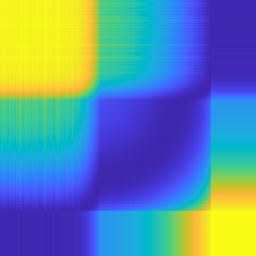
#> input picture data/pv_fault/gasf_images/crack/crack_00033_GASF.png, 256 x 256 px; its folder holds only this picture in this run
$ python inspect_pv_fault.py
#> lines starting #> are read from the running program, lines starting #| are printed output that depends on the picture
### src/utilities/config.py
"""
PVision AI: Central Configuration Module
Handles project paths, dataset schemas, labels, image properties, and constants.
"""

from pathlib import Path
import os

class Config:
    """Central configuration class for PVision AI."""

    # Automatically resolve project root
    # Supports running from PVision_AI or from root workspace (d:\SolarPredict)
    _CURRENT_FILE = Path(__file__).resolve()
    # If this file is in .../PVision_AI/src/utilities/config.py
    SRC_DIR = _CURRENT_FILE.parent.parent
    PROJECT_ROOT = SRC_DIR.parent

    # Check if PVision_AI is a subdirectory of current working directory or vice versa
    if PROJECT_ROOT.name != "PVision_AI" and (PROJECT_ROOT / "PVision_AI").is_dir():
        PROJECT_ROOT = PROJECT_ROOT / "PVision_AI"
        SRC_DIR = PROJECT_ROOT / "src"

    # Core Directories
    DATA_DIR = PROJECT_ROOT / "data"
    PV_FAULT_DATA_DIR = DATA_DIR / "pv_fault"
    SOLAR_GEN_DATA_DIR = DATA_DIR / "solar_generation"

    NOTEBOOKS_DIR = PROJECT_ROOT / "notebooks"
    MODELS_DIR = PROJECT_ROOT / "models"
    OUTPUTS_DIR = PROJECT_ROOT / "outputs"
    FIGURES_DIR = OUTPUTS_DIR / "figures"
    METRICS_DIR = OUTPUTS_DIR / "metrics"
    PREDICTIONS_DIR = OUTPUTS_DIR / "predictions"
    APP_DIR = PROJECT_ROOT / "app"

    # PV Fault Dataset Configuration
    PV_FAULT_CLASSES = [
        "crack",
        "global_aging",
        "hotspot",
        "normal",
        "partial_aging",
        "shading",
        "short_circuit"
    ]
    NUM_CLASSES = len(PV_FAULT_CLASSES)
    CLASS_TO_IDX = {cls_name: idx for idx, cls_name in enumerate(PV_FAULT_CLASSES)}
    IDX_TO_CLASS = {idx: cls_name for idx, cls_name in enumerate(PV_FAULT_CLASSES)}

    # Image Modalities
    MODALITIES = ["gasf_images", "iv_images"]
    EXPECTED_IMAGE_EXTS = {".png", ".jpg", ".jpeg"}

    # Image Dimensions
    GASF_RAW_SIZE = (256, 256)
    IV_RAW_SIZE = (1343, 808)
    MODEL_INPUT_SIZE = (224, 224)  # Standard input resolution for CNNs

    # Solar Generation Dataset Configuration
    CSV_FILES = {
        "plant1_generation": "Plant_1_Generation_Data.csv",
        "plant1_weather": "Plant_1_Weather_Sensor_Data.csv",
        "plant2_generation": "Plant_2_Generation_Data.csv",
        "plant2_weather": "Plant_2_Weather_Sensor_Data.csv"
    }

    DATETIME_FORMATS = {
        "Plant_1_Generation_Data.csv": "%d-%m-%Y %H:%M",
        "Plant_1_Weather_Sensor_Data.csv": "%Y-%m-%d %H:%M:%S",
        "Plant_2_Generation_Data.csv": "%Y-%m-%d %H:%M:%S",
        "Plant_2_Weather_Sensor_Data.csv": "%Y-%m-%d %H:%M:%S"
    }

    # Features
    GENERATION_FEATURES = ["DC_POWER", "AC_POWER", "DAILY_YIELD", "TOTAL_YIELD"]
    WEATHER_FEATURES = ["AMBIENT_TEMPERATURE", "MODULE_TEMPERATURE", "IRRADIATION"]
    TARGET_POWER = "AC_POWER"

    # Reproducibility
    RANDOM_SEED = 42

    @classmethod
    def ensure_directories(cls):
        """Ensure all standard output and project directories exist."""
        for path in [
            cls.DATA_DIR,
            cls.PV_FAULT_DATA_DIR,
            cls.SOLAR_GEN_DATA_DIR,
            cls.NOTEBOOKS_DIR,
            cls.MODELS_DIR,
            cls.OUTPUTS_DIR,
            cls.FIGURES_DIR,
            cls.METRICS_DIR,
            cls.PREDICTIONS_DIR,
            cls.APP_DIR,
        ]:
            path.mkdir(parents=True, exist_ok=True)


config = Config()

### src/utilities/logger.py
"""
PVision AI: Logging Utility
Provides formatted logging output for terminal and file.
"""

import logging
import sys
from pathlib import Path
from src.utilities.config import config

def get_logger(name: str = "PVision_AI", log_file: str = "pvision_ai.log") -> logging.Logger:
    """Creates or retrieves a configured logger instance."""
    logger = logging.getLogger(name)
    if logger.handlers:
        return logger

    logger.setLevel(logging.INFO)
    formatter = logging.Formatter(
        "[%(asctime)s] [%(levelname)s] [%(name)s]: %(message)s",
        datefmt="%Y-%m-%d %H:%M:%S"
    )

    # Console Handler
    console_handler = logging.StreamHandler(sys.stdout)
    console_handler.setFormatter(formatter)
    logger.addHandler(console_handler)

    # File Handler
    try:
        config.ensure_directories()
        log_path = config.OUTPUTS_DIR / log_file
        file_handler = logging.FileHandler(log_path, encoding="utf-8")
        file_handler.setFormatter(formatter)
        logger.addHandler(file_handler)
    except Exception:
        pass

    return logger

### src/data/inspect_pv_fault.py
"""
PVision AI: PV Fault Dataset Inspector
Performs in-depth analysis on PV fault image datasets (GASF and I-V curves):
- Image discovery and file identification
- Label and class verification
- Sample counting and class distribution analysis
- Missing sequence file detection and corruption verification
- Duplicate image detection via cryptographic hashing (MD5)
- Automated summary export (JSON) and distribution visualization (PNG)
"""

import os
import sys
import hashlib
import json
import re
from pathlib import Path
from typing import Dict, Any, List, Optional
from collections import defaultdict
from PIL import Image
import matplotlib.pyplot as plt

# Handle imports when run directly or as a module
try:
    from src.utilities.config import config
    from src.utilities.logger import get_logger
except ImportError:
    # If run from within src/data or direct path
    project_root = Path(__file__).resolve().parent.parent.parent
    sys.path.insert(0, str(project_root))
    from src.utilities.config import config
    from src.utilities.logger import get_logger

logger = get_logger("PV_Fault_Inspector")


class PVFaultInspector:
    """Inspector for Photovoltaic Fault Image Datasets."""

    def __init__(self, data_dir: Optional[Path] = None):
        self.data_dir = Path(data_dir) if data_dir else config.PV_FAULT_DATA_DIR
        self.expected_classes = config.PV_FAULT_CLASSES
        self.modalities = config.MODALITIES
        self.summary_report: Dict[str, Any] = {}

    def inspect(self, check_duplicates: bool = True, max_duplicate_samples: Optional[int] = None) -> Dict[str, Any]:
        """
        Executes full inspection workflow.

        Args:
            check_duplicates: Whether to compute MD5 hashes for duplicate detection.
            max_duplicate_samples: Optional cap on files checked for duplicate hashing.
        """
        logger.info(f"Starting PV Fault Dataset Inspection at: {self.data_dir}")
        config.ensure_directories()

        if not self.data_dir.exists():
            logger.error(f"PV Fault directory does not exist: {self.data_dir}")
            return {"error": f"Directory not found: {self.data_dir}"}

        modalities_found = [m for m in self.modalities if (self.data_dir / m).is_dir()]
        if not modalities_found:
            # Check if classes are directly in data_dir (flat structure)
            direct_classes = [c for c in self.expected_classes if (self.data_dir / c).is_dir()]
            if direct_classes:
                modalities_found = ["."]
            else:
                logger.warning(f"No standard modalities or classes found in {self.data_dir}")

        logger.info(f"Found modalities/directories to inspect: {modalities_found}")

        overall_summary = {
            "dataset_path": str(self.data_dir),
            "modalities_inspected": modalities_found,
            "total_images": 0,
            "modality_reports": {}
        }

        total_images_all = 0

        for modality in modalities_found:
            mod_path = self.data_dir if modality == "." else self.data_dir / modality
            mod_report = self._inspect_modality(
                modality_name=modality,
                modality_path=mod_path,
                check_duplicates=check_duplicates,
                max_samples=max_duplicate_samples
            )
            overall_summary["modality_reports"][modality] = mod_report
            total_images_all += mod_report["total_images"]

        overall_summary["total_images"] = total_images_all
        self.summary_report = overall_summary

        # Export outputs
        self._export_summary_json()
        self._generate_visualizations()
        self._print_console_summary()

        return overall_summary

    def _inspect_modality(
        self,
        modality_name: str,
        modality_path: Path,
        check_duplicates: bool = True,
        max_samples: Optional[int] = None
    ) -> Dict[str, Any]:
        """Inspects an individual modality folder (e.g., gasf_images or iv_images)."""
#> called with modality_name = 'gasf_images', check_duplicates = True, max_samples = 2000
        logger.info(f"--- Inspecting Modality: {modality_name} ---")

        classes_found = []
        class_counts = {}
        missing_classes = []
        unexpected_classes = []
        image_properties = defaultdict(set)
        corrupted_files = []
        missing_sequence_files = {}

        # 1. Class Discovery
        subdirs = [d.name for d in modality_path.iterdir() if d.is_dir()]
        for exp_cls in self.expected_classes:
            if exp_cls in subdirs:
                classes_found.append(exp_cls)
            else:
                missing_classes.append(exp_cls)

        for d in subdirs:
            if d not in self.expected_classes:
                unexpected_classes.append(d)

        # 2. File and Sample Inspection
        total_modality_images = 0
        file_list = []
        sample_indices_per_class = defaultdict(list)

        for cls_name in classes_found:
            cls_dir = modality_path / cls_name
            cls_files = [f for f in cls_dir.iterdir() if f.is_file() and f.suffix.lower() in config.EXPECTED_IMAGE_EXTS]
            count = len(cls_files)
            class_counts[cls_name] = count
            total_modality_images += count

            # Extract sequence numbers from filenames if pattern matches (e.g. crack_00001_GASF.png)
            extracted_indices = []
            for f in cls_files:
                file_list.append((f, cls_name))
                # Search for digits in filename
                match = re.search(r"(\d+)", f.stem)
                if match:
                    extracted_indices.append(int(match.group(1)))

            sample_indices_per_class[cls_name] = sorted(extracted_indices)

        # 3. Detect Missing Sequence Files
        for cls_name, indices in sample_indices_per_class.items():
            if indices:
                min_idx = min(indices)
                max_idx = max(indices)
                # If sequence appears to start around 1 and max is around expected 5000
                expected_max = 5000 if max_idx <= 5000 and max_idx > 3000 else max_idx
                expected_range = set(range(1, expected_max + 1))
                actual_set = set(indices)
                missing = sorted(list(expected_range - actual_set))

                if missing:
                    missing_sequence_files[cls_name] = {
                        "expected_count": expected_max,
                        "present_count": len(indices),
                        "missing_count": len(missing),
                        "missing_index_ranges": self._compress_ranges(missing),
                        "sample_missing_indices": missing[:10]
                    }

        # 4. Check Image Properties & Corruption on a representative sample
        # Sample up to 100 images per class for detailed format & integrity checks
        checked_for_corruption = 0
        for cls_name in classes_found:
            cls_dir = modality_path / cls_name
            sample_files = [f for f in cls_dir.iterdir() if f.is_file() and f.suffix.lower() in config.EXPECTED_IMAGE_EXTS][:100]
            for img_file in sample_files:
                checked_for_corruption += 1
                try:
                    if img_file.stat().st_size == 0:
                        corrupted_files.append((str(img_file), "Zero-byte file"))
                        continue
                    with Image.open(img_file) as img:
#> img is the input picture: PIL image 256x256 RGB; mean R, G, B 94.9, 137.4, 164.2
                        img.verify()  # Fast structural verification
                    # Re-open for dimensions and mode
                    with Image.open(img_file) as img:
                        image_properties["sizes"].add(img.size)
                        image_properties["modes"].add(img.mode)
                        image_properties["formats"].add(img.format)
                except Exception as e:
                    corrupted_files.append((str(img_file), str(e)))

        # 5. Duplicate Image Detection (Hash-based)
        duplicate_report = {"duplicates_found": 0, "duplicate_clusters": []}
#> duplicate_report = {'duplicates_found': 0, 'duplicate_clusters': []}
        if check_duplicates and file_list:
            logger.info(f"Checking for duplicates in {modality_name}...")
            duplicate_report = self._detect_duplicates(file_list, max_samples=max_samples)

        # 6. Class Distribution & Balance Calculation
        distribution_pct = {}
        for cls_name, count in class_counts.items():
            pct = (count / total_modality_images * 100) if total_modality_images > 0 else 0
            distribution_pct[cls_name] = round(pct, 2)

        return {
            "modality": modality_name,
            "total_images": total_modality_images,
            "classes_identified": classes_found,
            "class_counts": class_counts,
            "class_distribution_percentage": distribution_pct,
            "missing_classes": missing_classes,
            "unexpected_classes": unexpected_classes,
            "image_resolutions_detected": [list(s) for s in image_properties.get("sizes", set())],
            "color_modes_detected": list(image_properties.get("modes", set())),
            "formats_detected": list(image_properties.get("formats", set())),
            "missing_sequence_details": missing_sequence_files,
            "corrupted_files_count": len(corrupted_files),
            "corrupted_files_sample": corrupted_files[:5],
            "duplicates": duplicate_report
        }

    def _detect_duplicates(self, file_list: List[tuple], max_samples: Optional[int] = None) -> Dict[str, Any]:
        """Detects duplicate files using fast MD5 file hashing."""
#> called with max_samples = 2000
        hashes = defaultdict(list)
        files_to_check = file_list[:max_samples] if max_samples else file_list

        for idx, (file_path, cls_name) in enumerate(files_to_check):
            try:
                # Fast chunked MD5 calculation
                hasher = hashlib.md5()
                with open(file_path, "rb") as f:
                    # Read first 64KB for speed, or entire file for small images
                    chunk = f.read(65536)
                    while chunk:
                        hasher.update(chunk)
                        chunk = f.read(65536)
                file_hash = hasher.hexdigest()
                hashes[file_hash].append((str(file_path.name), cls_name))
            except Exception:
                continue

        duplicates = {h: files for h, files in hashes.items() if len(files) > 1}
        num_duplicates = sum(len(files) - 1 for files in duplicates.values())

        sample_clusters = []
        for h, files in list(duplicates.items())[:5]:
            sample_clusters.append({
                "hash": h,
                "count": len(files),
                "files": files[:3]
            })

        return {
            "samples_checked": len(files_to_check),
            "duplicates_found": num_duplicates,
            "duplicate_groups": len(duplicates),
            "sample_clusters": sample_clusters
        }

    @staticmethod
    def _compress_ranges(nums: List[int]) -> List[str]:
        """Converts a sorted list of numbers into contiguous string ranges (e.g. 1-513)."""
        if not nums:
            return []
        ranges = []
        start = nums[0]
        prev = nums[0]

        for n in nums[1:]:
            if n == prev + 1:
                prev = n
            else:
                ranges.append(f"{start}-{prev}" if start != prev else f"{start}")
                start = n
                prev = n
        ranges.append(f"{start}-{prev}" if start != prev else f"{start}")
        return ranges

    def _export_summary_json(self):
        """Saves inspection findings as a structured JSON artifact."""
        output_file = config.METRICS_DIR / "pv_fault_dataset_summary.json"
        try:
            with open(output_file, "w", encoding="utf-8") as f:
                json.dump(self.summary_report, f, indent=4)
            logger.info(f"Saved PV fault dataset summary to: {output_file}")
        except Exception as e:
            logger.error(f"Failed to export summary JSON: {e}")

    def _generate_visualizations(self):
        """Generates class distribution bar charts for inspected modalities."""
        mod_reports = self.summary_report.get("modality_reports", {})
        if not mod_reports:
            return

        fig, axes = plt.subplots(1, len(mod_reports), figsize=(7 * len(mod_reports), 5), squeeze=False)
        colors = ["#2b5c8f", "#d95f02", "#7570b3", "#e7298a", "#66a61e", "#e6ab02", "#a6761d"]

        for idx, (mod_name, report) in enumerate(mod_reports.items()):
            ax = axes[0, idx]
            class_counts = report.get("class_counts", {})
            classes = list(class_counts.keys())
            counts = list(class_counts.values())

            bars = ax.bar(classes, counts, color=colors[:len(classes)], edgecolor="black", alpha=0.85)
            ax.set_title(f"Class Distribution: {mod_name}\nTotal: {report.get('total_images', 0):,} Images", fontsize=12, fontweight="bold")
            ax.set_ylabel("Number of Samples", fontsize=10)
            ax.set_xticklabels(classes, rotation=35, ha="right", fontsize=9)
            ax.grid(axis="y", linestyle="--", alpha=0.5)

            # Annotate bar counts
            for bar in bars:
                height = bar.get_height()
                ax.annotate(f"{height:,}",
                            xy=(bar.get_x() + bar.get_width() / 2, height),
                            xytext=(0, 3),
                            textcoords="offset points",
                            ha="center", va="bottom", fontsize=8, fontweight="bold")

        plt.tight_layout()
        out_path = config.FIGURES_DIR / "pv_fault_class_distribution.png"
        try:
            plt.savefig(out_path, dpi=200)
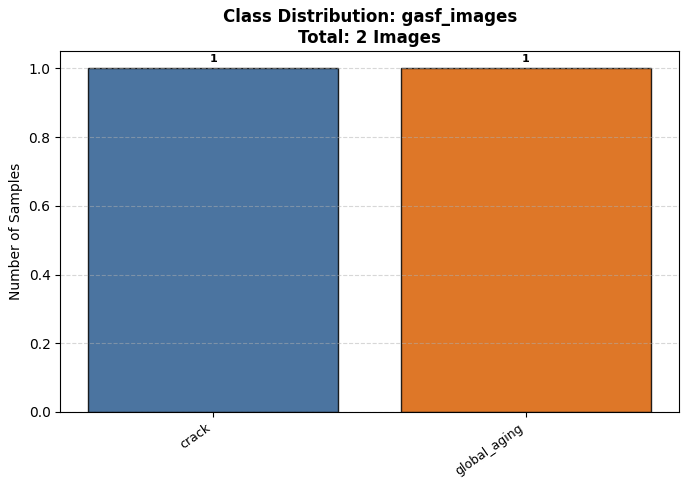
#> figure drawn by matplotlib, 1 panel
            plt.close()
            logger.info(f"Saved class distribution figure to: {out_path}")
        except Exception as e:
            logger.error(f"Failed to save figure: {e}")

    def _print_console_summary(self):
        """Prints a human-readable table report to stdout."""
        print("\n" + "=" * 70)
        print("           PV FAULT DATASET INSPECTION REPORT")
        print("=" * 70)
        print(f"Path: {self.data_dir}")
        print(f"Total Images Across All Modalities: {self.summary_report.get('total_images', 0):,}")
        print("-" * 70)

        for mod_name, rep in self.summary_report.get("modality_reports", {}).items():
            print(f"\n[Modality: {mod_name}]")
            print(f"Total Samples: {rep.get('total_images', 0):,}")
            print(f"Resolutions: {rep.get('image_resolutions_detected')}")
            print(f"Color Modes: {rep.get('color_modes_detected')}")
            print(f"Corrupted Files Detected: {rep.get('corrupted_files_count')}")

            print("\n  Class Distribution Breakdown:")
            print(f"  {'Class Name':<20} | {'Count':<10} | {'Percentage':<10}")
            print("  " + "-" * 46)
            for cls_name, count in rep.get("class_counts", {}).items():
                pct = rep.get("class_distribution_percentage", {}).get(cls_name, 0.0)
                print(f"  {cls_name:<20} | {count:<10,} | {pct:>6.2f}%")

            missing_seq = rep.get("missing_sequence_details", {})
            if missing_seq:
                print("\n  Missing Sequence Detection:")
                for cls_name, info in missing_seq.items():
                    print(f"  - {cls_name}: {info['missing_count']} missing files (Ranges: {', '.join(info['missing_index_ranges'])})")

            dup_info = rep.get("duplicates", {})
            if dup_info:
                print(f"\n  Duplicate Detection (Checked {dup_info.get('samples_checked', 0):,} files):")
                print(f"  Duplicates Found: {dup_info.get('duplicates_found', 0)}")

        print("\n" + "=" * 70)


if __name__ == "__main__":
    inspector = PVFaultInspector()
    inspector.inspect(check_duplicates=True, max_duplicate_samples=2000)

$ run again, on data/pv_fault/gasf_images/global_aging/global_aging_00129_GASF.png
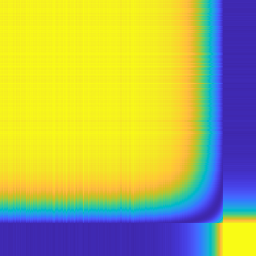
#> input picture data/pv_fault/gasf_images/global_aging/global_aging_00129_GASF.png, 256 x 256 px
#> in _inspect_modality, img is the input picture: PIL image 256x256 RGB; mean R, G, B 174.4, 178.8, 93.4
#> duplicate_report = {'duplicates_found': 0, 'duplicate_clusters': []}
#> in _generate_visualizations, `plt.savefig(out_path, dpi=200)`:
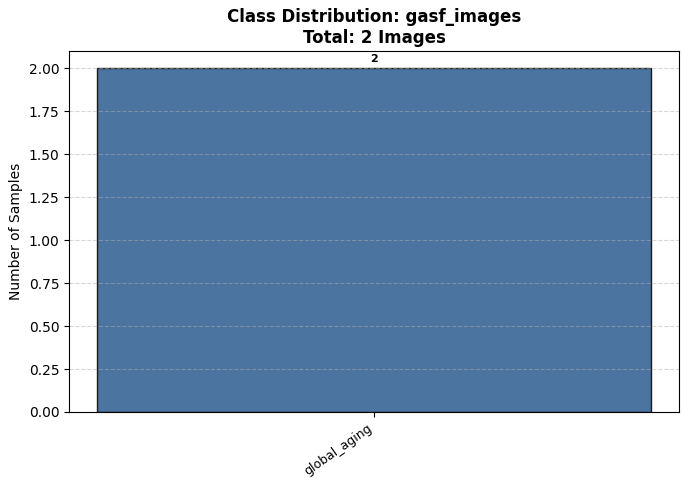
#> figure drawn by matplotlib, 1 panel
